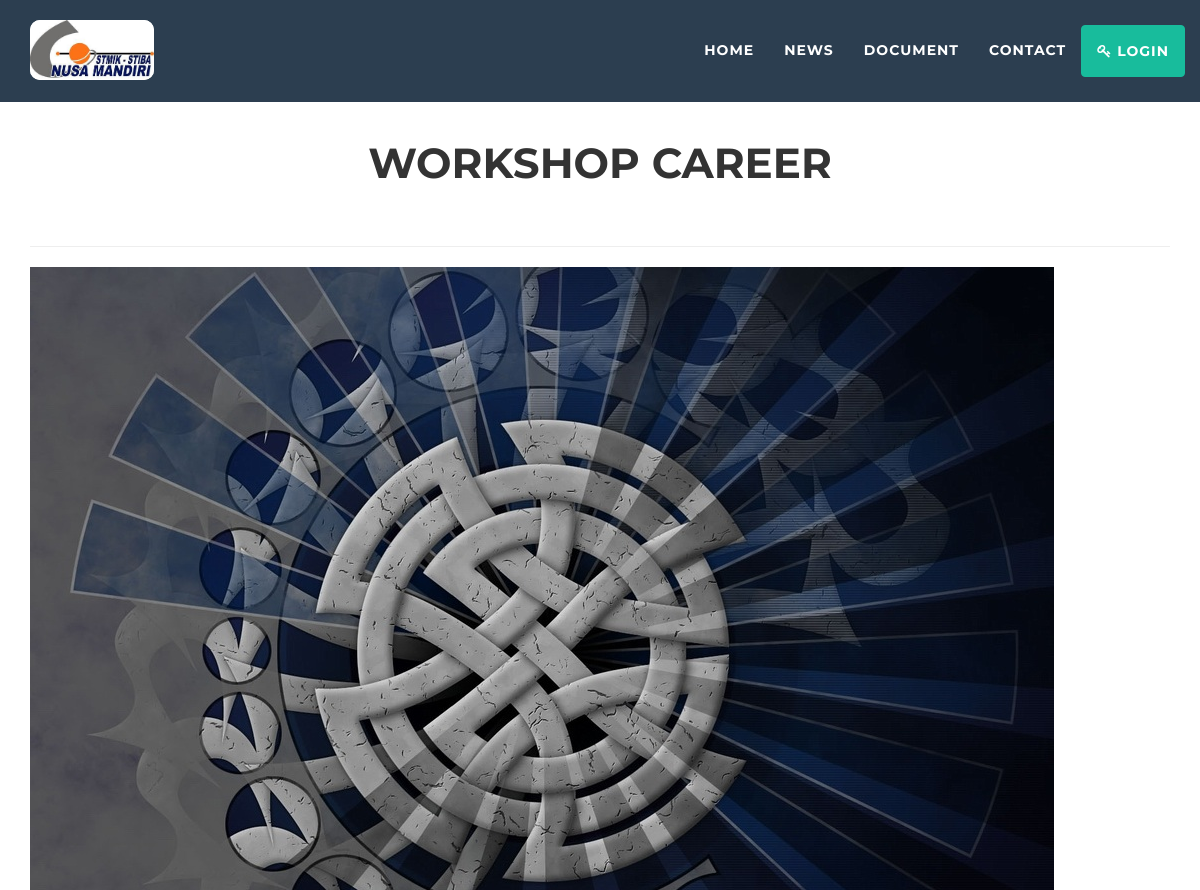
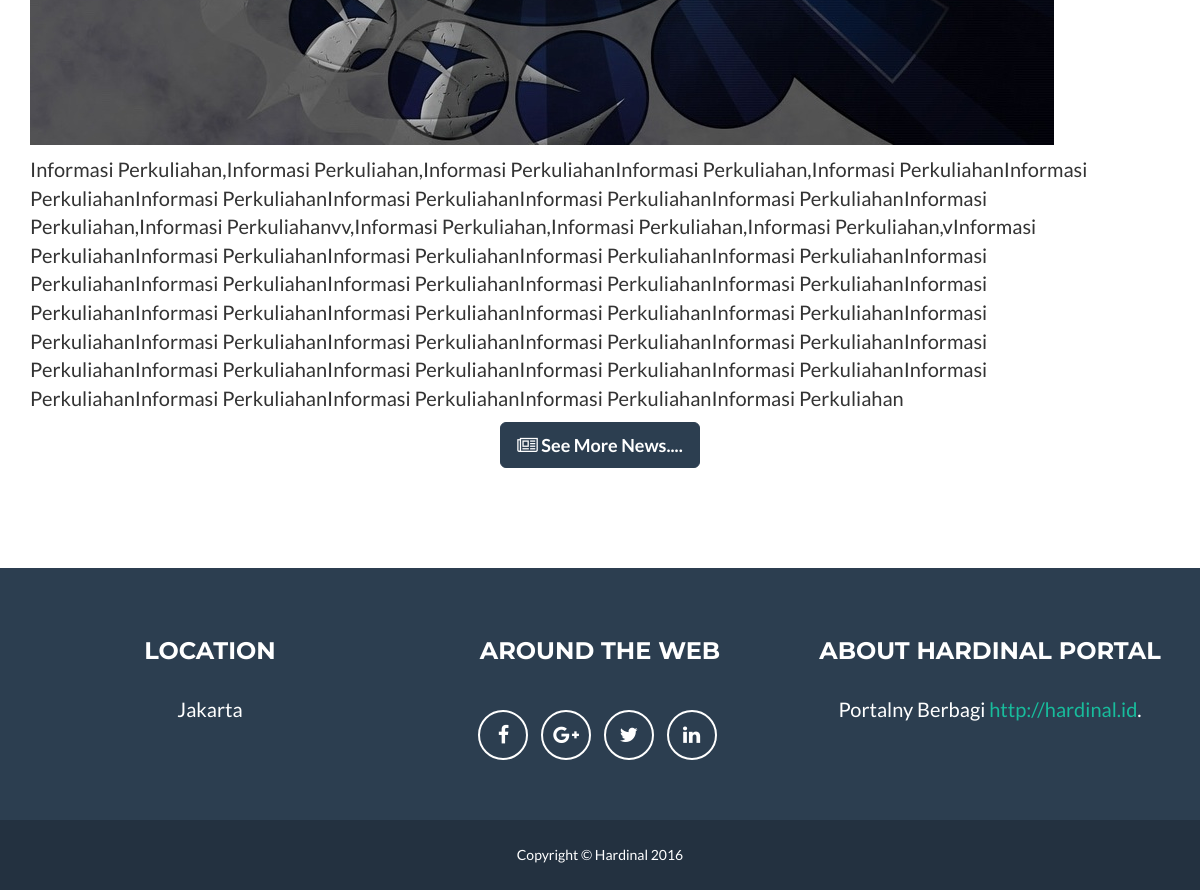
Screenshot of /news/read/8-workshop-career with the database file from the repository (2 pictures, top to bottom).
### tables this page shows
CREATE TABLE `konfigurasi` (
  `id_konfigurasi` int(11) NOT NULL AUTO_INCREMENT,
  `namaweb` varchar(100) NOT NULL,
  `tagline` varchar(100) DEFAULT NULL,
  `website` varchar(100) DEFAULT NULL,
  `email` varchar(255) DEFAULT NULL,
  `alamat` varchar(300) DEFAULT NULL,
  `telepon` varchar(50) DEFAULT NULL,
  `keyword` varchar(300) DEFAULT NULL,
  `description` varchar(300) DEFAULT NULL,
  `google_map` text,
  `metatext` text,
  `logo` varchar(200) DEFAULT NULL,
  `icon` varchar(200) DEFAULT NULL,
  PRIMARY KEY (`id_konfigurasi`)
);

CREATE TABLE `berita` (
  `id_berita` int(11) NOT NULL AUTO_INCREMENT,
  `id_user` int(11) NOT NULL,
  `id_kategori_berita` int(11) NOT NULL,
  `slug_berita` varchar(255) NOT NULL,
  `judul` varchar(255) NOT NULL,
  `isi` text NOT NULL,
  `status_berita` varchar(20) NOT NULL,
  `jenis_berita` varchar(20) NOT NULL,
  `gambar` varchar(255) NOT NULL,
  `tanggal` timestamp NOT NULL DEFAULT CURRENT_TIMESTAMP ON UPDATE CURRENT_TIMESTAMP,
  PRIMARY KEY (`id_berita`),
  UNIQUE KEY `slug_berita` (`slug_berita`)
);

### application/views/layout/wrapper.php (called while the page is built)
<?php
require_once 'head.php';
require_once 'nav.php';
require_once 'content.php';
require_once 'footer.php';

### application/controllers/News.php (called while the page is built, shortened)
<?php
class News extends CI_Controller {
	public function __construct(){
		$this->load->model('berita_model');
		$this->load->model('kategori_berita_model');
	}
	public function read($slug_berita){
		$berita = $this->berita_model->read($slug_berita);
		$data =array('title'	=>  $berita->judul,
					 'berita'	=>  $berita,
					 'isi'		=> 'news/detail'
		);
		$this->load->view('layout/wrapper',$data);
	}
}

### index.php (called while the page is built, shortened)
<?php
require_once BASEPATH.'core/CodeIgniter.php';

### application/models/Konfigurasi_model.php (called while the page is built, shortened)
<?php
class Konfigurasi_model extends CI_Model {
        public function listing(){
            $query=$this->db->get('konfigurasi');
            return $query->row();
        }
}

### application/views/layout/content.php (called while the page is built)
<?php
if ($isi){
	$this->load->view($isi);
}

### application/models/Berita_model.php (called while the page is built, shortened)
<?php
class Berita_model extends CI_Model {
        public function read($slug_berita){
        	$query=$this->db->get_where('berita',
        						array('slug_berita'   => $slug_berita,
        							  'status_berita' => 'publish'
        						));
        	return $query->row();
        }
}

### application/views/news/detail.php (the view, shortened to what this page needs)
<section class="kotak-atas">
    <div class="container">
        <div class="row">
            <div class="col-lg-12 text-center">
                <h2><?php echo $berita->judul ?></h2>
                <hr class="star-light">
                <hr>
            </div>
        </div>
        <div class="row">
            <div class="col-lg-12">
        	<p><img src="<?php echo base_url('assets/upload/image/'.$berita->gambar) ?>" class="img img-responsive"></p>
            <?php echo $berita->isi ?>
            </div>
            <div class="col-lg-12 text-center">
                <a href="<?php echo base_url('news')?>" class="btn btn-primary btn-lg">
                    <i class="fa fa-newspaper-o"></i> See More News....
                </a>
            </div>
        </div>
    </div>
</section>

### application/views/layout/nav.php (shortened to what this page needs)
<?php
	$site_config = $this->konfigurasi_model->listing();
?>
    <nav id="mainNav" class="navbar navbar-default navbar-fixed-top navbar-custom">
        <div class="container">
            <div class="navbar-header page-scroll">
                <?php if ($site_config->logo !="") { ?>
                <a class="navbar-brand" href="<?php echo base_url() ?>" title="<?php echo $site_config->namaweb ?>">
                	<img alt="<?php echo $site_config->namaweb ?>" src="<?php echo base_url('assets/upload/image/'.$site_config->logo) ?>" class="logoku"
                	title ="<?php echo $site_config->namaweb ?>">
                </a>
            	<?php }else { ?>
            	<a class="navbar-brand" href="<?php echo base_url() ?>" title="<?php echo $site_config->namaweb ?>"><?php echo $site_config->namaweb ?></a>
           		<?php }?>
            </div>
            <div class="collapse navbar-collapse" id="bs-example-navbar-collapse-1">
                <ul class="nav navbar-nav navbar-right">
                    <li class="page-scroll">
                        <a href="<?php echo base_url() ?>">Home</a>
                    </li>
                    <li class="page-scroll">
                        <a href="<?php echo base_url('news') ?>">NEWS</a>
                    </li>
                    <li class="page-scroll">
                        <a href="<?php echo base_url('document') ?>">DOCUMENT</a>
                    </li>
                    <li class="page-scroll">
                        <a href="<?php echo base_url('contact') ?>">CONTACT</a>
                    </li>
                    <?php if($this->session->userdata('username') != "") { ?>
                    <li class="page-scroll">
                        <a href="<?php echo base_url('admin/dasbor') ?>" target="_blank" class="btn btn-success"><i class="fa fa-user "></i>
                        <?php echo $this->session->userdata('username') ?></a>
                    </li>
                    <li class="page-scroll">
                        <a href="<?php echo base_url('login/logout') ?>" target="_blank" class="btn btn-success"><i class="fa fa-sign-out "></i>
                        Logout</a>
                    </li>
                    <?php }else { ?>
                    <li class="page-scroll">
                        <a href="<?php echo base_url('login') ?>" target="_blank" class="btn btn-success"><i class="fa fa-key "></i> Login</a>
                    </li>
                    <?php } ?>
                </ul>
            </div>
        </div>
    </nav>

### application/views/layout/footer.php (shortened to what this page needs)
<?php
	$site_config = $this->konfigurasi_model->listing();
?>
    <footer class="text-center">
        <div class="footer-above">
            <div class="container">
                <div class="row">
                    <div class="footer-col col-md-4">
                        <h3>Location</h3>
                        <p>
                        <?php echo nl2br($site_config->alamat)?>
                        </p>
                    </div>
                    <div class="footer-col col-md-4">
                        <h3>Around the Web</h3>
                        <ul class="list-inline">
                            <li>
                                <a href="https://www.facebook.com/hardinalfs" class="btn-social btn-outline"><i class="fa fa-fw fa-facebook"></i></a>
                            </li>
                            <li>
                                <a href="#" class="btn-social btn-outline"><i class="fa fa-fw fa-google-plus"></i></a>
                            </li>
                            <li>
                                <a href="#" class="btn-social btn-outline"><i class="fa fa-fw fa-twitter"></i></a>
                            </li>
                            <li>
                                <a href="#" class="btn-social btn-outline"><i class="fa fa-fw fa-linkedin"></i></a>
                            </li>
                        </ul>
                    </div>
                    <div class="footer-col col-md-4">
                        <h3>About <?php echo $site_config->namaweb ?></h3>
                        <p><?php echo nl2br($site_config->description)?> <a href="<?php echo $site_config->website?>"><?php echo $site_config->website?></a>.</p>
                    </div>
                </div>
            </div>
        </div>
        <div class="footer-below">
            <div class="container">
                <div class="row">
                    <div class="col-lg-12">
                        Copyright &copy; Hardinal <?php echo date('Y'); ?>
                    </div>
                </div>
            </div>
        </div>
    </footer>
</body>
</html>

### assets/front/css/freelancer.css (style rules this page uses)
.kotak-atas { margin-top:40px; }
body { font-family: 'Lato', 'Helvetica Neue', Helvetica, Arial, sans-serif; overflow-x: hidden; }
p { font-size: 20px; }
a, a:hover, a:focus, a:active, a.active { color: #18BC9C; outline: none; }
h1, h2, h3, h4, h5, h6 { font-family: "Montserrat", "Helvetica Neue", Helvetica, Arial, sans-serif; text-transform: uppercase; font-weight: 700; }
hr.star-light, hr.star-primary { padding: 0; border: none; border-top: solid 5px; text-align: center; max-width: 250px; margin: 25px auto 30px; }
hr.star-light:after, hr.star-primary:after { content: "\f005"; font-family: FontAwesome; display: inline-block; position: relative; top: -0.8em; font-size: 2em; padding: 0 0.25em; }
hr.star-light { border-color: white; }
hr.star-light:after { background-color: #18BC9C; color: white; }
.navbar-custom { background: #2C3E50; font-family: "Montserrat", "Helvetica Neue", Helvetica, Arial, sans-serif; text-transform: uppercase; font-weight: 700; border: none; }
.navbar-custom .navbar-brand { color: white; }
.navbar-custom .navbar-nav { letter-spacing: 1px; }
.navbar-custom .navbar-nav li a { color: white; }
@media (min-width: 768px) { .navbar-custom { padding: 25px 0; -webkit-transition: padding 0.3s; -moz-transition: padding 0.3s; transition: padding 0.3s; } }
@media (min-width: 768px) { .navbar-custom .navbar-brand { font-size: 2em; -webkit-transition: all 0.3s; -moz-transition: all 0.3s; transition: all 0.3s; } }
section { padding: 100px 0; }
section h2 { margin: 0; font-size: 3em; }
footer { color: white; }
footer h3 { margin-bottom: 30px; }
footer .footer-above { padding-top: 50px; background-color: #2C3E50; }
footer .footer-col { margin-bottom: 50px; }
footer .footer-below { padding: 25px 0; background-color: #233140; }
.btn-outline { color: white; font-size: 20px; border: solid 2px white; background: transparent; transition: all 0.3s ease-in-out; margin-top: 15px; }
.btn-primary { color: white; background-color: #2C3E50; border-color: #2C3E50; font-weight: 700; }
.btn-success { color: white; background-color: #18BC9C; border-color: #18BC9C; font-weight: 700; }
.btn-social { display: inline-block; height: 50px; width: 50px; border: 2px solid white; border-radius: 100%; text-align: center; font-size: 20px; line-height: 45px; }

### application/views/layout/nav.php (style rules this page uses)
img.logoku { background-color : #fff; max-height: 60px; width: auto; position: absolute; margin-top: -20px !important; border-radius: 10px; }

### application/views/news/detail.php (style rules this page uses)
.kotak-atas { margin-top:40px; }

### rows the page displays
konfigurasi: logo (picture), alamat "Jakarta", namaweb "HARDINAL PORTAL", description "Portalny Berbagi", website "http://hardinal.id"
berita: judul "WORKSHOP CAREER", gambar (picture), isi "Informasi Perkuliahan,Informasi Perkuliahan,Informasi PerkuliahanInformasi Perkuliahan,Informasi PerkuliahanInformasi PerkuliahanInformasi PerkuliahanInformasi PerkuliahanInformasi PerkuliahanInformasi PerkuliahanInformasi Perkuliahan,Informasi Perkuliahanvv,Informasi Perkuliahan,Informasi Perkuliahan,Informasi Perkuliahan,vInformasi PerkuliahanInformasi PerkuliahanInformasi PerkuliahanInformasi PerkuliahanInformasi PerkuliahanInformasi PerkuliahanInformasi PerkuliahanInformasi PerkuliahanInformasi PerkuliahanInformasi PerkuliahanInformasi PerkuliahanInformasi PerkuliahanInformasi PerkuliahanInformasi PerkuliahanInformasi PerkuliahanInformasi PerkuliahanInformasi PerkuliahanInformasi…"
